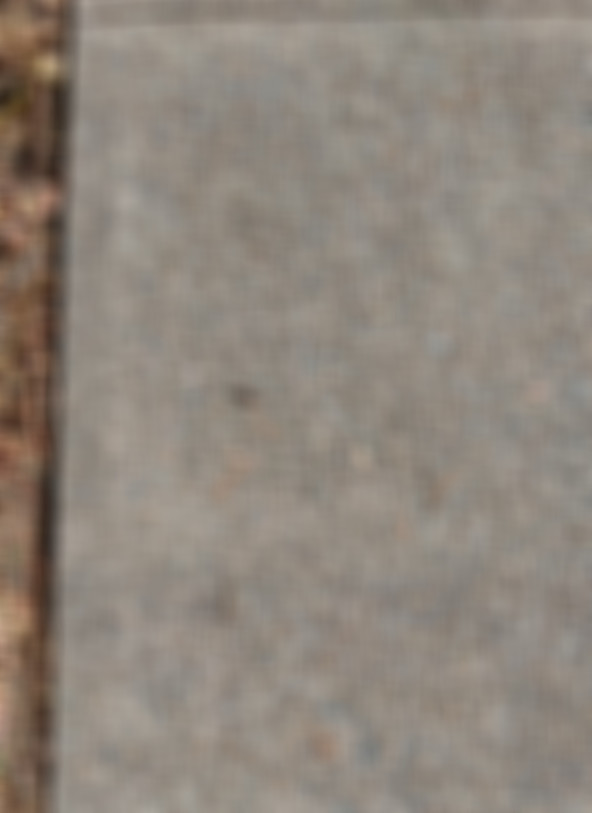
#> input picture paving-before.jpg, 592 x 813 px; the run also reads 1 picture not shown here
$ jupyter execute 'smart cities - cracks.ipynb'   (shell and % lines are left out)   (older library calls are emulated)
#> lines starting #> are read from the running program, lines starting #| are printed output that depends on the picture; after the words box and inside, x2 and y2 are one past the last pixel; in counts of white or black regions, pixels touching at a corner belong together
# Identifying cracks in infrastructure

Fixed-viewpoint security cameras can be used to alert about faults in concrete (or similar things).

The idea is that the edge-like structures in the picture will change. It turns out that you don't need high
resolution imagery to do this.

[cell 1]
import matplotlib
import skimage.io
import skimage.feature
import skimage.filters
import skimage.morphology

def show(im): matplotlib.pyplot.imshow(im, cmap=matplotlib.pyplot.cm.gray)
def show_as_grey(im): show(skimage.color.rgb2grey(im))
def show_colour(im): matplotlib.pyplot.imshow(im)

def edge_detection(im):
    return skimage.filters.sobel(skimage.color.rgb2grey(im))

[cell 2]
before = skimage.io.imread('paving-before.jpg')
#> before is the input picture: shape (813, 592, 3); mean R, G, B 142.8, 133.8, 123.9
after = skimage.io.imread('paving-after.jpg')

[cell 3]
show(before)

[cell 4]
show(after)

[cell 5]
show(edge_detection(before))
#> in edge_detection, `return skimage.filters.sobel(skimage.color.rgb2grey(im))`:
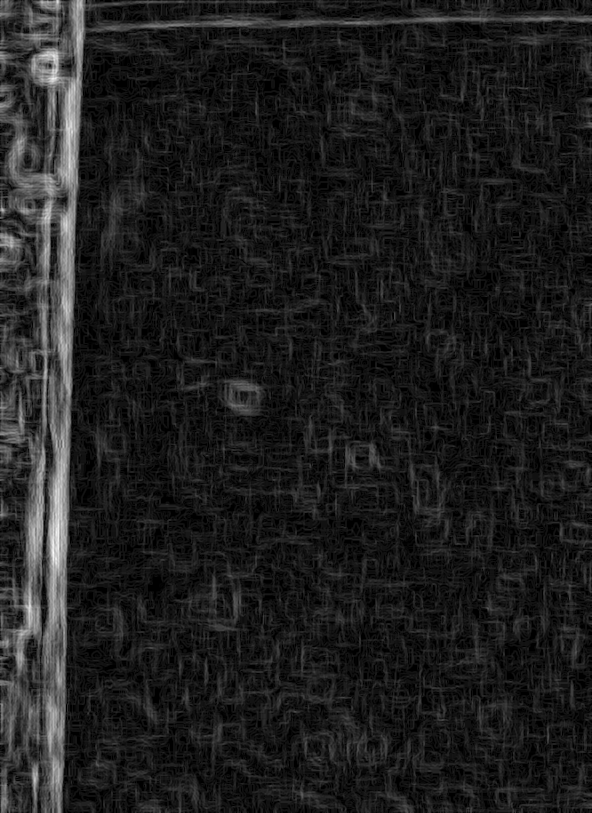
#> returned value: shape (813, 592) float64; min 0, max 0.0413, mean 0.00491; drawn with min black and max white

[cell 6]
show(edge_detection(after))
#> in edge_detection (call 2), `return skimage.filters.sobel(skimage.color.rgb2grey(im))`:
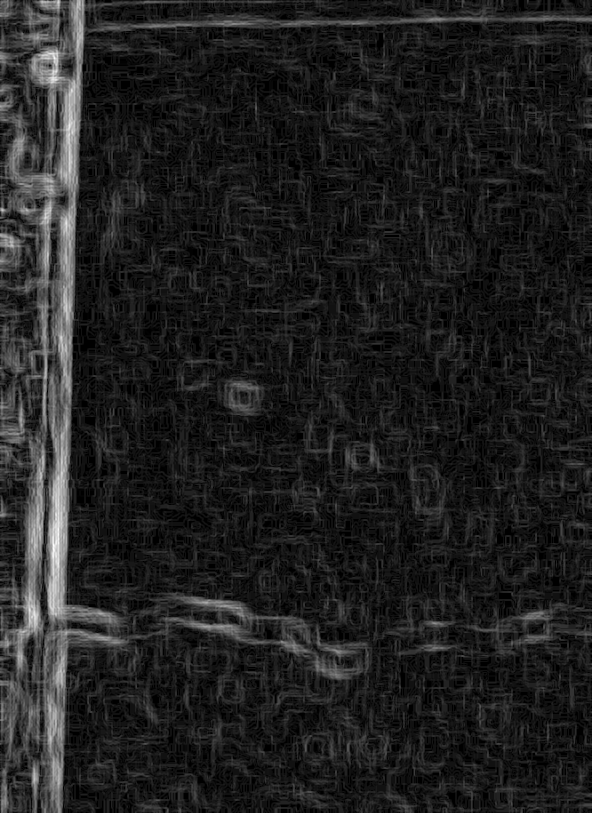
#> returned value: shape (813, 592) float64; min 0, max 0.041, mean 0.00518; drawn with min black and max white

[cell 7]
changes = edge_detection(after) - edge_detection(before)
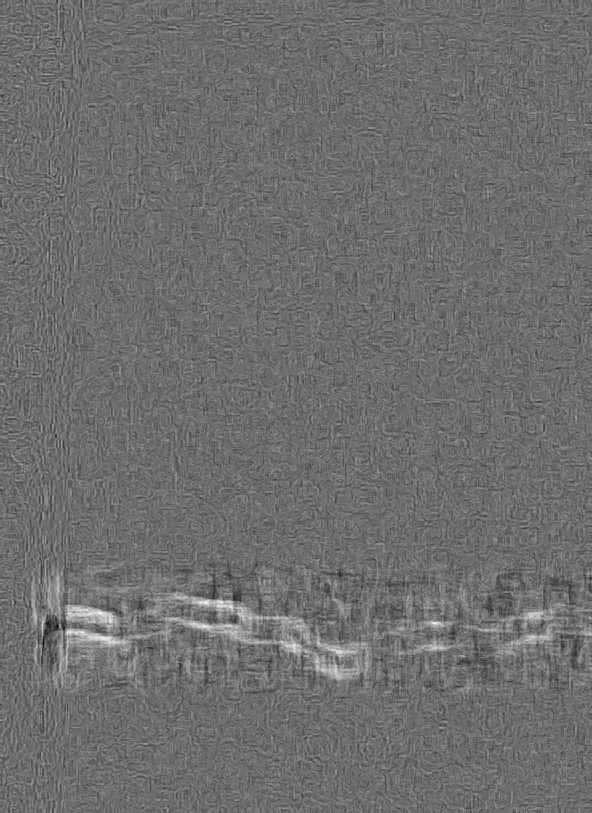
#> changes: shape (813, 592) float64; min -0.0184, max 0.0249, mean 0.000272; drawn with min black and max white
thresholded_changes = changes > 0.005
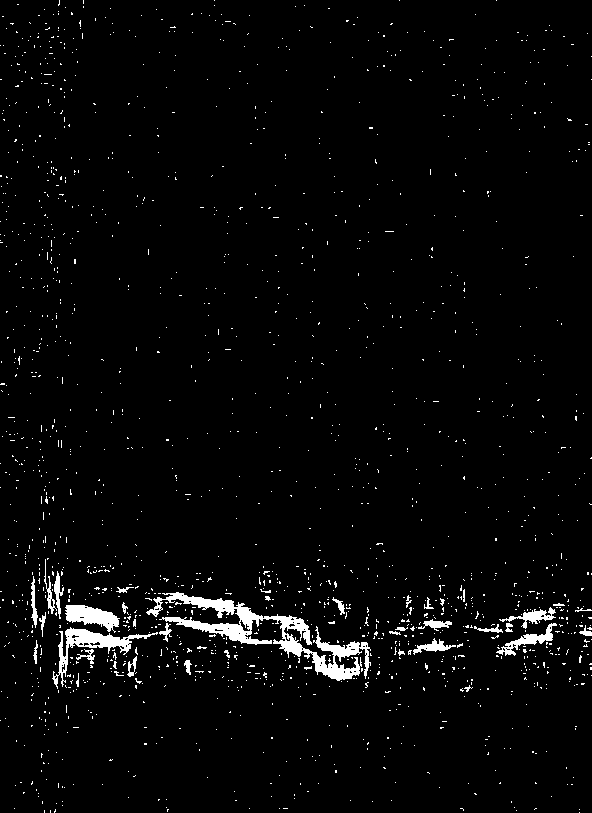
#> thresholded_changes: shape (813, 592) bool; 2.8% white; 1727 white regions (1690 under 20 px), largest, box (x1, y1, x2, y2) and area: (146, 592, 371, 681) 4236, (52, 627, 158, 689) 1276, (65, 605, 120, 633) 836
show(thresholded_changes)

[cell 8]
show(skimage.morphology.remove_small_objects(thresholded_changes))
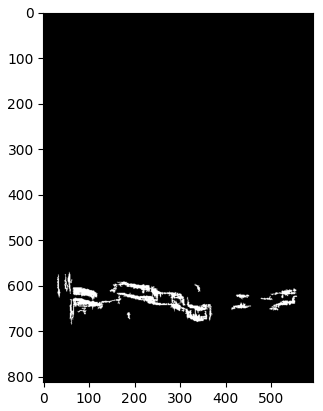
#> figure drawn by matplotlib, 1 panel
